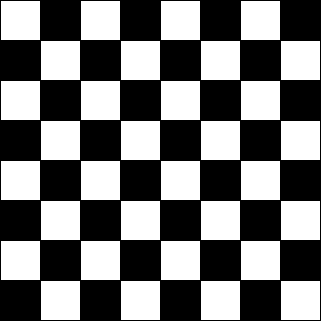
Frame 1 (no input)
Frame 60 (the mouse pressed at the canvas centre just before this capture): identical to frame 1, image omitted
Frame 120 (the mouse held since frame 60 and released just before this capture): identical to frame 1, image omitted

The Processing sketch that drew this single still picture (run headless with seeded random() and noise(); from frame 60 on, the mouse is pressed at the canvas centre):

// Processing sketch: Task_6
// ── Task_6.pde
//  6.a
int[][] board = new int[8][8];
int sideLength = 40;

//  6.b
void setup() {
  size(321, 321);
  for (int i = 0; i < 8; i++) {
    for ( int j = 0; j < 8; j++) {
      board[i][j] = (i + j) % 2;
    }
  }
  for (int i = 0; i < board.length; i++) {
    for (int j = 0; j < board[i].length; j++) {
      print(board[i][j] + " ");
    }
    println();
  }
}

//  6.c + 6.d
void draw() {
 for (int i = 0; i < 8; i++) {
    for (int j = 0; j < 8; j++) {
      if (board[i][j] % 2 == 0) {  // for hvert 1 tal, så farv den sort
        fill(255);
      } else {
        fill(0);
      }
      rect(i * sideLength, j * sideLength, sideLength, sideLength);
    }
  }
}
